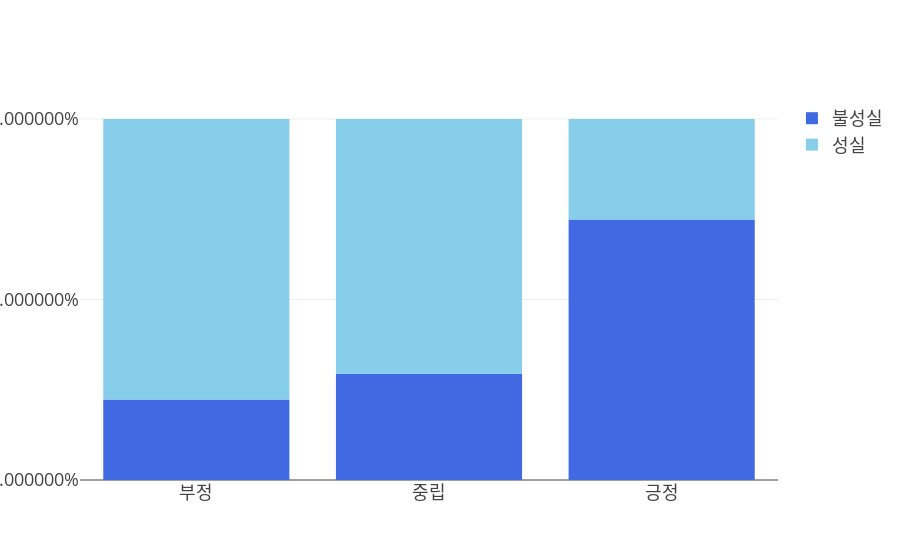

Source (notebook cell):
### Code cell
#x = g['attitude'].unique()
layout_font = {'font':dict(size=18,color='#60606e',family='Franklin Gothic' )}
x = ['부정','중립','긍정']
y0 = g[g['helpful']==0]
y1 = g[g['helpful'] ==1]
fig = go.Figure()

fig.add_trace(go.Bar(x=x, y = y0.rate, name = "불성실", marker_color = 'royalblue'))
fig.add_trace(go.Bar(x=x, y = y1.rate, name = "성실",marker_color = 'skyblue'))

fig.update_traces(hovertemplate = 'attitude: %{x} <br>비율 : %{y}')
#fig.update_layout(xaxis_type = 'category')
fig.update_yaxes(nticks = 5)
fig.update_layout(yaxis_tickformat = '%',
                  barmode = 'relative',
                 hoverlabel = dict(font_size = 18),
                 template = 'presentation') #stack으로 만들어짐
fig.update_xaxes(title_font = dict(size = 18, family = 'Gothic',color='#60606e' ))

fig.update_layout(xaxis_type = 'category')
#fig.update_xaxes(tickvals = '부정','중립','긍정'})
fig.write_html("atttitude별 성실 불성실 비율.html")
fig.show()

### Figure 1 — Plotly figure (JSON) as saved in the notebook; plotly's stock layout.template omitted (floating-point values rounded to 4 significant figures)
{"data": [{"hovertemplate": "attitude: %{x} <br>비율 : %{y}", "marker": {"color": "royalblue"}, "name": "불성실", "type": "bar", "x": ["부정", "중립", "긍정"], "y": [0.2229, 0.2934, 0.7216]}, {"hovertemplate": "attitude: %{x} <br>비율 : %{y}", "marker": {"color": "skyblue"}, "name": "성실", "type": "bar", "x": ["부정", "중립", "긍정"], "y": [0.7771, 0.7066, 0.2784]}], "layout": {"barmode": "relative", "hoverlabel": {"font": {"size": 18}}, "xaxis": {"title": {"font": {"color": "#60606e", "family": "Gothic", "size": 18}}, "type": "category"}, "yaxis": {"nticks": 5, "tickformat": "%"}}}
